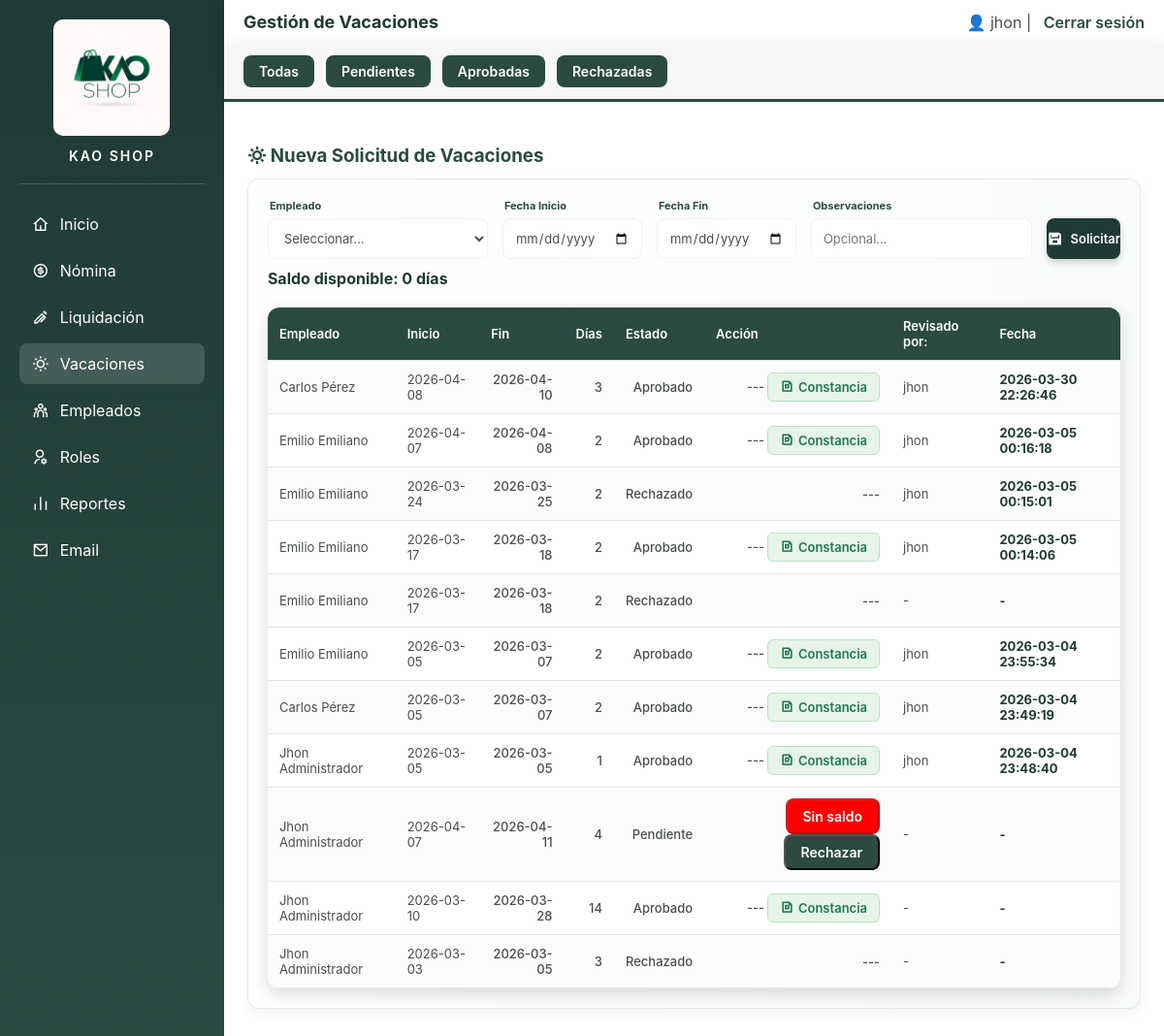
The app's page /PHP/vacaciones.php (signed in), older data.
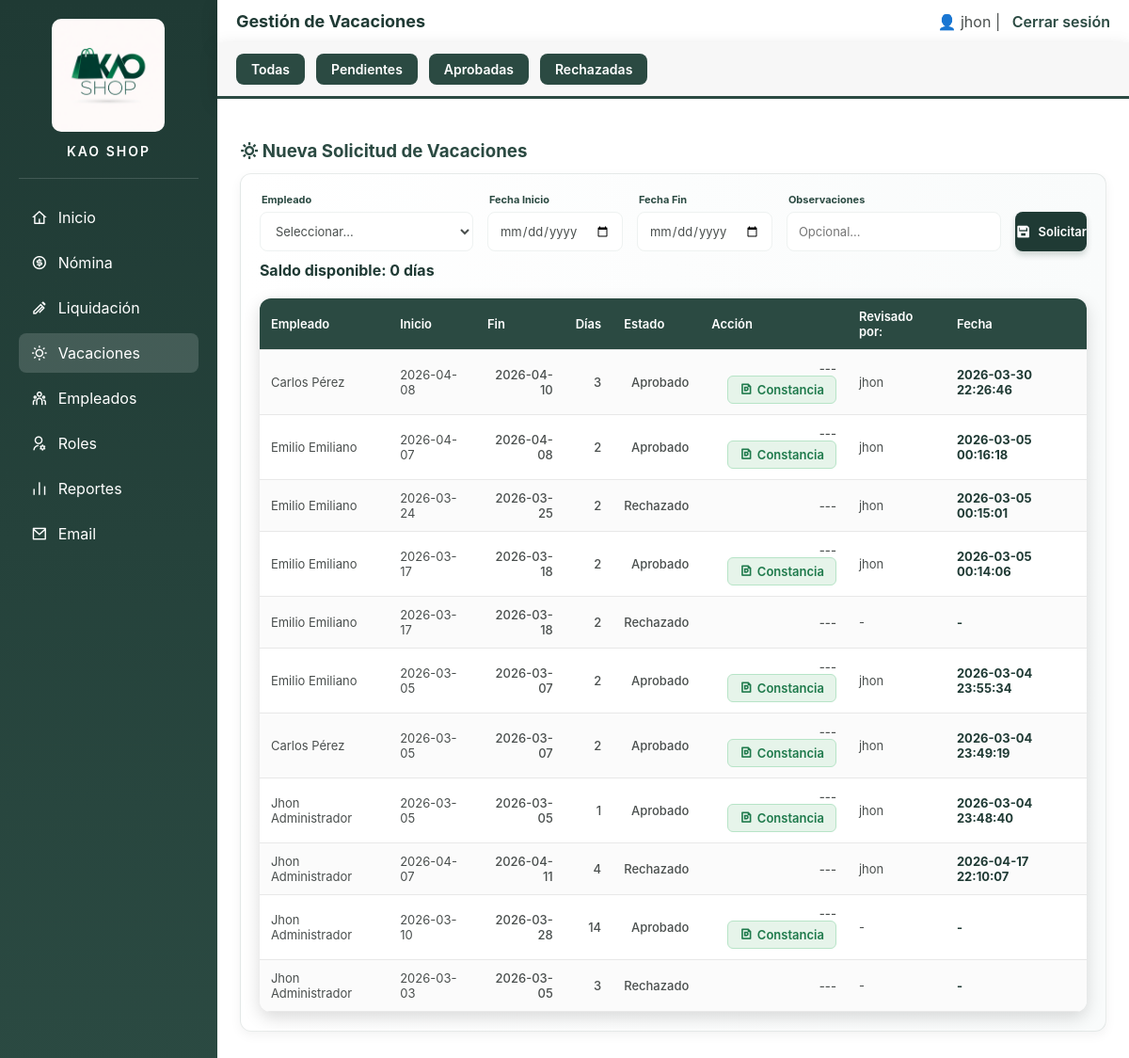
The same page, newer data.
### tables this page shows
CREATE TABLE `vacaciones` (
  `id_vacacion` int(11) NOT NULL,
  `empleado_id` int(11) NOT NULL,
  `fecha_inicio` date NOT NULL,
  `fecha_fin` date NOT NULL,
  `dias_solicitados` int(11) NOT NULL,
  `dias_habiles` int(11) NOT NULL,
  `observaciones` text DEFAULT NULL,
  `creada_por` varchar(100) DEFAULT NULL,
  `creada_en` timestamp NOT NULL DEFAULT current_timestamp(),
  `estado` enum('pendiente','aprobado','rechazado') DEFAULT 'pendiente',
  `aprobado_por` varchar(100) DEFAULT NULL,
  `fecha_aprobacion` datetime DEFAULT NULL,
  `motivo_rechazo` text DEFAULT NULL
);

CREATE TABLE `empleados` (
  `id` int(11) NOT NULL,
  `cedula` varchar(20) NOT NULL,
  `nombre` varchar(100) NOT NULL,
  `apellido` varchar(100) NOT NULL,
  `direccion` text DEFAULT NULL,
  `telefono` varchar(20) DEFAULT NULL,
  `email` varchar(100) DEFAULT NULL,
  `fecha_ingreso` date NOT NULL,
  `salario_base` decimal(10,2) NOT NULL,
  `estado` enum('activo','inactivo') DEFAULT 'activo'
);

### PHP/vacaciones.php (the view, shortened to what this page needs)
<?php
include("db.php");
function calcularSaldo($conexion, $empleado_id) {
    $q = mysqli_query($conexion, "SELECT fecha_ingreso FROM empleados WHERE id=$empleado_id");
    $emp = mysqli_fetch_assoc($q);
    $fecha_ingreso = new DateTime($emp['fecha_ingreso']);
    $hoy = new DateTime();
    $antiguedad = $fecha_ingreso->diff($hoy)->y;
    $dias_acumulados = 15 + ($antiguedad - 1);
    $dias_acumulados = min(30, $dias_acumulados);
    $q2 = mysqli_query($conexion, "
        SELECT SUM(dias_habiles) as total
        FROM vacaciones
        WHERE empleado_id=$empleado_id
        AND estado='aprobado'
    ");
    $usados = mysqli_fetch_assoc($q2)['total'] ?? 0;
    return max(0, $dias_acumulados - $usados);
}
$where = "";
$vacaciones = mysqli_query($conexion, "
    SELECT v.*, e.nombre, e.apellido
    FROM vacaciones v
    JOIN empleados e ON v.empleado_id=e.id
    $where
    ORDER BY v.id_vacacion DESC
");
?>
<!DOCTYPE html>
<html lang="es">
<head>
<link rel="stylesheet" href="../css/vacaciones.css">
<link href="https://cdn.jsdelivr.net/npm/remixicon@4.2.0/fonts/remixicon.css" rel="stylesheet">
</head>
<body>
<aside class="sidebar">
<div class="sidebar-header">
    <img src="../img/logo.png" alt="Logo" class="logo">
    <h3 class="system-title">KAO SHOP</h3>
</div>
    <a href="administrador.php"><i class="ri-home-4-line"></i> Inicio</a>
    <a href="nomina.php"><i class="ri-money-dollar-circle-line"></i> Nómina</a>
    <a href="liquidacion.php"><i class="ri-ball-pen-line"></i> Liquidación</a>
    <a href="vacaciones.php" class="active"><i class="ri-sun-line"></i> Vacaciones</a>
    <a href="listar_empleados.php"><i class="ri-team-line"></i> Empleados</a>
    <a href="listar_usuario.php"><i class="ri-user-settings-line"></i> Roles</a>
    <a href="reportes.php"><i class="ri-bar-chart-line"></i> Reportes</a>
    <a href="contactar.php"><i class="ri-mail-line"></i> Email</a>
</aside>
<div class="main">
<header>
    <h2>Gestión de Vacaciones</h2>
    <div>
        <span>👤 <?php echo $_SESSION['usuario']; ?></span> |
        <a href="cerrar_sesion.php">Cerrar sesión</a>
    </div>
</header>
    <div class="top-menu">
        <a href="vacaciones.php" class="top-button">Todas</a>
        <a href="vacaciones.php?estado=pendiente" class="top-button">Pendientes</a>
        <a href="vacaciones.php?estado=aprobado" class="top-button">Aprobadas</a>
        <a href="vacaciones.php?estado=rechazado" class="top-button">Rechazadas</a>
    </div>
<div class="contenido">
<br>
<h3><i class="ri-sun-line"></i> Nueva Solicitud de Vacaciones</h3>
    <div class="form-compacto">
<form method="post">
<div class="form-group">
<label>Empleado</label>
<select name="empleado_id" required onchange="obtenerSaldo(this.value)">
<option value="">Seleccionar...</option>
</select>
</div>
<div class="form-group">
<label>Fecha Inicio</label>
<input type="date" name="fecha_inicio" required>
</div>
<div class="form-group">
<label>Fecha Fin</label>
<input type="date" name="fecha_fin" required>
</div>
<div class="form-group">
<label>Observaciones</label>
<input type="text" name="observaciones" placeholder="Opcional...">
</div>
<button type="submit" class="btn-registrar">
<i class="ri-save-3-line"></i> Solicitar
</button>
</form>
<p style="margin-top:10px;font-weight:600;color:#1f3a34;">
<strong id="saldo">Saldo disponible: 0 días</strong>
</p>
<table>
<tr>
    <th>Empleado</th>
    <th>Inicio</th>
    <th>Fin</th>
    <th>Días</th>
    <th>Estado </th>
    <th>Acción</th>
    <th>Revisado por:</th>
    <th>Fecha</th>
</tr>
<?php while ($v = mysqli_fetch_assoc($vacaciones)) {
$saldo_actual = calcularSaldo($conexion, $v['empleado_id']);
$puede_aprobar = $v['dias_habiles'] <= $saldo_actual;
?>
<tr>
    <td><?= $v['nombre']." ".$v['apellido'] ?></td>
    <td><?= $v['fecha_inicio'] ?></td>
    <td><?= $v['fecha_fin'] ?></td>
    <td><?= $v['dias_habiles'] ?></td>
    <td><?= ucfirst($v['estado']) ?></td>
    <td>
        <?php if ($v['estado'] == 'pendiente') { ?>
            <?php if ($puede_aprobar) { ?>
                <button class="top-button" onclick="confirmarAccion('aprobar', <?= $v['id_vacacion'] ?>)">
                    Aprobar
                </button>
            <?php } else { ?>
                <button class="top-button" style="background:red;" disabled>
                    Sin saldo
                </button>
            <?php } ?>
            <button class="top-button" onclick="confirmarAccion('rechazar', <?= $v['id_vacacion'] ?>)">
                Rechazar
            </button>
        <?php } else { echo "---"; } ?>
        <?php if($v['estado']=='aprobado'){ ?>
            <a href="constancia_vacaciones.php?id=<?= $v['id_vacacion'] ?>"
            class="btn-accion btn-constancia"
            target="_blank">
            <i class="ri-file-pdf-line"></i> Constancia
</a>
        <?php } ?>
    </td>
    <td><?= $v['aprobado_por'] ?? '-' ?></td>
    <td><?= $v['fecha_aprobacion'] ?? '-' ?></td>
</tr>
<?php } ?>
</table>
</div>
</div>
</body>
</html>

Row changes from the older to the newer data that the page shows:
changed vacaciones (number 9 of 11 on the later page): estado "Pendiente" → "Rechazado"; aprobado_por "-" → "jhon"; fecha_aprobacion "-" → "2026-04-17 22:10:07"; estado "Sin saldo Rechazar" → "---"
